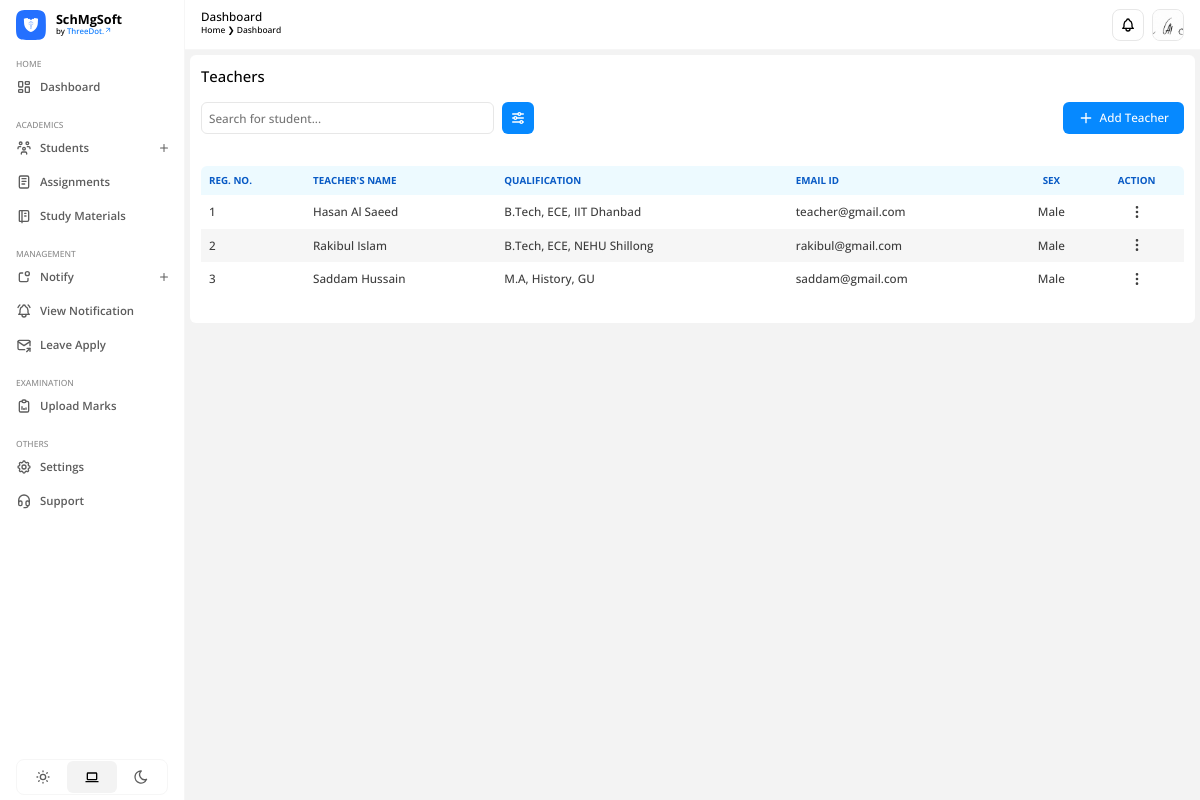
Screenshot of /academics/teachers/ (signed in) with the database file from the repository.
### apps/users/models.py (models this page shows)
class CustomUser(AbstractUser):
    USER = (
        (1, 'ADMIN'),
        (2, 'TEACHER'),
        (3, 'STUDENT')
    )
    user_type = models.CharField(choices=USER, max_length=20, default=1)
    profile_pic = models.ImageField(upload_to='profile_pic/', null=True, blank=True)
    city = models.CharField(max_length=200, blank=True)
    country = models.CharField(max_length=200, blank=True)

### apps/academics/models.py (models this page shows, shortened)
class Teacher(models.Model):
    admin = models.OneToOneField(CustomUser, on_delete=models.CASCADE)
    gender = models.CharField(max_length=20)
    dob = models.DateField()
    mobile_number = models.PositiveIntegerField()
    pan_number = models.CharField(max_length=10)
    aadhaar_number = models.PositiveBigIntegerField()
    vill_town = models.CharField(max_length=200)
    post_office = models.CharField(max_length=200)
    police_station = models.CharField(max_length=200)
    district = models.CharField(max_length=200)
    permanent_address = models.CharField(max_length=300)
    state = models.CharField(max_length=200)
    pin = models.PositiveIntegerField()
    tenth_percentage = models.DecimalField(max_digits=4, decimal_places=2)
    twelfth_percentage = models.DecimalField(max_digits=4, decimal_places=2)
    qualification = models.CharField(max_length=500)
    bank_name = models.CharField(max_length=350)
    account_number = models.PositiveIntegerField()
    branch_name = models.CharField(max_length=350)
    ifsc = models.CharField(max_length=100)
    teacher_photo = models.ImageField(upload_to='media/profile_pic')
    cv_resume = models.FileField(upload_to='media/teachers/cv')
    created_at = models.DateTimeField(auto_now_add=True)
    updated_at = models.DateTimeField(auto_now=True)

### apps/academics/views.py (the view, shortened to what this page needs)
# urls.py: path('teachers/', views.teachers, name='teachers'),
@login_required(login_url='/')
def teachers(request):
    teachers = Teacher.objects.all()
    teacher_count = Teacher.objects.count()
    context = {
        'teachers': teachers,
        'teacher_count': teacher_count
    }
    return render(request, 'teachers.html', context)

### apps/academics/templates/teachers.html (shortened to what this page needs)
{% extends "base.html" %} {% load static %} {% block htmlhead %}
<link
  rel="stylesheet"
  type="text/css"
  href="{% static 'css/academics/teachers.css' %}"
/>
{% endblock htmlhead %} {% block content %}
<div id="teachers">
  <h3>Teachers</h3>
  <div class="header">
    <div class="search-filter">
      <input
        type="text"
        name="search-input"
        id="search-input"
        placeholder="Search for student..."
      />
      <button>
      </button>
    </div>
    <span id="add-teacher-form-btn">
      <p>Add Teacher</p>
    </span>
  </div>
  <div id="table-container">
    <table id="teacher-table">
      <thead>
        <tr>
          <th>REG. NO.</th>
          <th>TEACHER'S NAME</th>
          <th>QUALIFICATION</th>
          <th>EMAIL ID</th>
          <th style="text-align: center">SEX</th>
          <th style="text-align: center">ACTION</th>
        </tr>
      </thead>
      <tbody>
        {% for i in teachers %}
        <tr>
          <td>{{ forloop.counter }}</td>
          <td>{{ i.admin.first_name }}&nbsp;{{ i.admin.last_name }}</td>
          <td>{{ i.qualification }}</td>
          <td>{{ i.admin.email }}</td>
          <td style="text-align: center">{{ i.gender }}</td>
          <td
            style="
              text-align: center;
              display: flex;
              align-items: center;
              justify-content: center;
            "
          >
            <button class="action-btn">
            </button>
          </td>
        </tr>
        {% endfor %}
      </tbody>
    </table>
  </div>
</div>
{% include "add-teacher-form.html" %}
{% endblock %}

### SchMgSoft/templates/header.html (shortened to what this page needs)
{% load static %}
{% block content %}
<header>
  <div class="left">
    <h3>Dashboard</h3>
    <div class="breadcrumb">
      <p>Home &#10095; Dashboard</p>
    </div>
  </div>
  <div class="right">
    <div id="notification-icon">
    </div>
    <div id="profile">
      {% if not user.profile_pic %}
      <img
        src="https://images.unsplash.com/photo-1522075469751-3a6694fb2f61?crop=entropy&cs=srgb&fm=jpg&ixid=M3wzMjM4NDZ8MHwxfHJhbmRvbXx8fHx8fHx8fDE3MjA2ODA4NTB8&ixlib=rb-4.0.3&q=85"
        alt="Profile Photo."
      />
      {% else %}
      <img src="{{ user.profile_pic.url }}" alt="Profile Photo." />
      {% endif %}
    </div>
  </div>
</header>
{% endblock %}
{% block extracss %}
<link rel="stylesheet" type="text/css" href="{% static 'css/header.css' %}" />
{% endblock %}

### SchMgSoft/static/css/style.css (style rules this page uses)
:root { --accent-clr-50: #edfaff; --accent-clr-100: #d6f1ff; --accent-clr-200: #b5e9ff; --accent-clr-300: #83ddff; --accent-clr-400: #48c7ff; --accent-clr-500: #1ea8ff; --accent-clr-600: #0689ff; --accent-clr-700: #0075fe; --accent-clr-800: #085ac5; --accent-clr-900: #0d4e9b; --accent-clr-950: #0e305d; --round-sm: 0.125rem; --round-norm: 0.25rem; --round-md: 0.375rem; --round-lg: 0.5rem; --round-xl: 0.75rem; --round-2xl: 1rem; --round-3xl: 1.5rem; --round-full: 50%; --transition-time: 0.15s; --animation-time: 0.3s; }
*, *:before, *:after { margin: 0; padding: 0; box-sizing: border-box; font-family: 'Open Sans', sans-serif; font-synthesis: none; -webkit-font-smoothing: antialiased; -moz-osx-font-smoothing: grayscale; text-rendering: optimizeLegibility; }
html { scroll-behavior: smooth; }
body { margin: 0; padding: 0; min-width: 100%; min-height: 100vh; font-family: 'Open Sans', sans-serif; font-synthesis: none; -webkit-font-smoothing: antialiased; -moz-osx-font-smoothing: grayscale; text-rendering: optimizeLegibility; overflow: hidden; }
body.light-mode { --text-clr-50: #f6f6f6; --text-clr-100: #e7e7e7; --text-clr-200: #d1d1d1; --text-clr-300: #b0b0b0; --text-clr-400: #9c9c9c; --text-clr-500: #8c8c8c; --text-clr-600: #5d5d5d; --text-clr-700: #4f4f4f; --text-clr-800: #454545; --text-clr-900: #3d3d3d; --text-clr-950: #000000; --bg-clr: #f3f3f3; --bg-component: #ffffff; --bg-icon: #f3f3f3; --bg-blur: rgba(255, 255, 255, 0.3); --border-clr: rgba(0, 0, 0, 0.05); --overlay: rgba(0, 0, 0, 0.5); }
p, h1, h2, h3, h4, h5, h6 { padding: 0; margin: 0; }

### SchMgSoft/static/css/academics/teachers.css (style rules this page uses)
#teachers { padding: 11px; width: 100%; background: var(--bg-component); border-radius: var(--round-md); display: flex; flex-direction: column; gap: 16px; align-items: start; justify-content: left; }
#teachers h3 { font-size: 0.931rem; font-weight: 500; text-align: left; color: var(--text-clr-950); }
#teachers .header { width: 100%; height: 32px; display: flex; align-items: center; justify-content: space-between; }
#teachers .header .search-filter { width: 333px; height: 100%; display: flex; align-items: center; justify-content: space-between; }
#teachers .header .search-filter input { padding: 7px; width: calc(100% - 40px); height: 100%; outline: none; background: none; border: 1px solid var(--text-clr-100); border-radius: var(--round-md); font-size: 0.731rem; font-weight: 500; text-align: left; color: var(--text-clr-950); transition: var(--transition-time) ease-out; }
#teachers .header .search-filter button { width: 32px; height: 100%; display: flex; align-items: center; justify-content: center; outline: none; background: var(--accent-clr-600); border: none; border-radius: var(--round-md); transition: var(--transition-time) ease-out; }
#teachers .header .search-filter button svg { width: 16px; height: 16px; object-fit: contain; color: #fff; }
#teachers .header span { padding: 7px 15px; width: fit-content; height: 32px; display: flex; gap: 6px; align-items: center; justify-content: center; background: var(--accent-clr-600); border-radius: var(--round-md); transition: var(--transition-time) ease-out; }
#teachers .header span svg { width: 16px; height: 16px; object-fit: contain; color: #fff; }
#teachers .header span p { font-size: 0.731rem; font-weight: 500; text-align: center; color: #fff; line-height: 32px; }
#table-container { width: 100%; }
table { width: 100%; border-collapse: collapse; margin: 1rem 0; }
table th, table td { text-align: left; }
table thead tr:first-child th:first-child { border-top-left-radius: var(--round-md); }
table thead tr:first-child th:last-child { border-top-right-radius: var(--round-md); }
table tbody tr:last-child td:first-child { border-bottom-left-radius: var(--round-md); }
table tbody tr:last-child td:last-child { border-bottom-right-radius: var(--round-md); }
table tbody tr:nth-child(even) { background: var(--text-clr-50); }
table th { padding: 0.5rem; font-size: 0.613rem; font-weight: 700; color: var(--accent-clr-800); background-color: var(--accent-clr-50); }
table td { padding: 0.3rem 0.5rem; font-size: 0.731rem; font-weight: 500; color: var(--text-clr-900); }
.action-btn { position: relative; width: 24px; height: 24px; display: flex; align-items: center; justify-content: center; background: none; border: none; outline: none; cursor: pointer; }
.action-btn svg { width: 16px; height: 16px; object-fit: contain; color: var(--text-clr-900); }

### rows the page displays
CustomUser: profile_pic (picture)
Teacher: admin.first_name "Hasan", admin.last_name "Al Saeed", qualification "B.Tech, ECE, IIT Dhanbad", admin.email "teacher@gmail.com", gender "Male"
Teacher: admin.first_name "Rakibul", admin.last_name "Islam", qualification "B.Tech, ECE, NEHU Shillong", admin.email "rakibul@gmail.com", gender "Male"
Teacher: admin.first_name "Saddam", admin.last_name "Hussain", qualification "M.A, History, GU", admin.email "saddam@gmail.com", gender "Male"
